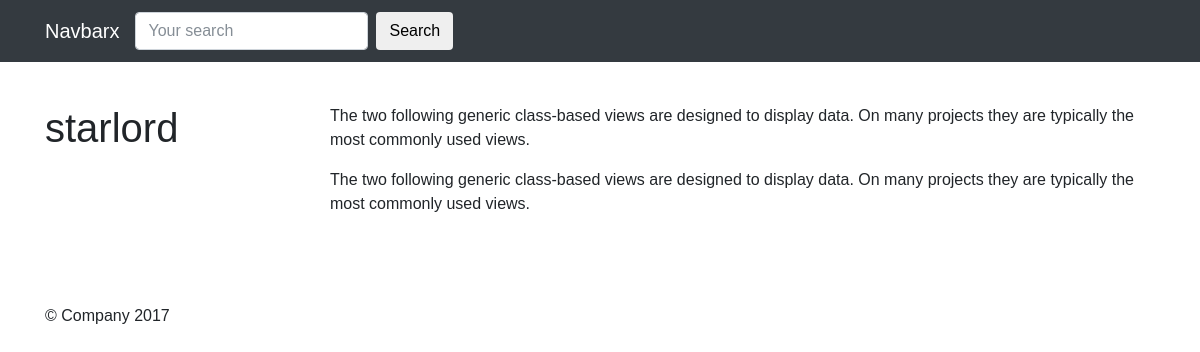
Screenshot of /pages/3/ with the database file from the repository.
### pages/models.py (models this page shows)
class Candidate(models.Model):
	id_candidate = models.CharField(max_length=32, unique=True)
	userId = models.ForeignKey(settings.AUTH_USER_MODEL)
	name_candidate = models.CharField(max_length=60, unique=False)
	summary = models.TextField(max_length=500)
	descriptions = models.TextField(max_length=2000)
	slug = models.SlugField(unique=True)
	def __str__(self):
		return self.name_candidate
	def get_absolute_url(self):
		return reverse("candidate:detailcandidate", kwargs={"pk":self.pk})
	def save(self, *args, **kwargs):
            self.slug = slugify(self.name_candidate)
	    super(Candidate, self).save(*args, **kwargs)

### pages/views.py (the view, shortened to what this page needs)
# urls.py: url(r'^(?P<pk>\d+)/$', CandidateDetailView.as_view(), name='detailcandidate'),
class CandidateDetailView(DetailView):
    queryset = Candidate.objects.all()

### templates/pages/candidate_detail.html
{% extends 'base.html' %}
{% block content %}
<div class='row'>
    <div class='col-sm-3 col-xs-12'>
        <h1> {{ object.id_candidate }} <br></h1>
    </div>
    <div class='col-sm-9 col-xs-12'>
            <p>{{ object.summary }} </p>
            <p>{{ object.descriptions }} </p><br>
    </div>
</div>
{% endblock content %}

### templates/base.html (shortened to what this page needs)
{% load static %}
<html lang="en">
  <head>
    <link href="{% static 'css/bootstrap.min.css' %}" rel="stylesheet">
    <link href="{% static 'css/album.css' %}" rel="stylesheet">
    <link href="{% static 'css/custom.css' %}" rel="stylesheet">
    <link rel="stylesheet" href="{% static 'css/pages.css' %}">
  </head>
  <body>
      {% include "navbar.html" %}
      <div class='container-fluid'>
          <div class= 'container pt-5'>
            {% block content %}{% endblock content %}
          </div>
      </div>
    <footer class="container">
      <p>&copy; Company 2017</p>
    </footer>
  </body>
</html>

### templates/navbar.html (shortened to what this page needs)
<nav class="navbar fixed-top navbar-expand-lg navbar-dark bg-dark">
  <div class='container'>
        <a class="navbar-brand" href="{% url 'home' %}">
            Navbarx
        </a>
        {% include "pages/search_form.html" %}
      </div>
</nav>

### templates/pages/search_form.html
<form class= "form-inline  navbar-form navbar-left my-1 my-lg-1" method='GET' action='{% url "candidate:candidatelist" %}'>
        <div class="form-group">
            <input class="form-control mr-sm-2" type='text' name='q' placeholder='Your search' value='{{ request.GET.q }}'/>
            </div>
        <input class="btn btn-default" type='submit' value='Search'/>
</form>

### static-storage/css/album.css (style rules this page uses)
body { min-height: 75rem; }
.navbar { margin-bottom: 0; }
footer { padding-top: 3rem; padding-bottom: 3rem; }
footer p { margin-bottom: .25rem; }

### static-storage/css/custom.css (style rules this page uses)
body { padding-top: 3.5rem; }

### static-storage/css/pages.css (style rules this page uses)
body { font-family: 'Oswald', sans-serif !important; }

### rows the page displays
Candidate: id_candidate "starlord", summary "The two following generic class-based views are designed to display data. On many projects they are typically the most commonly used views.", descriptions "The two following generic class-based views are designed to display data. On many projects they are typically the most commonly used views."
